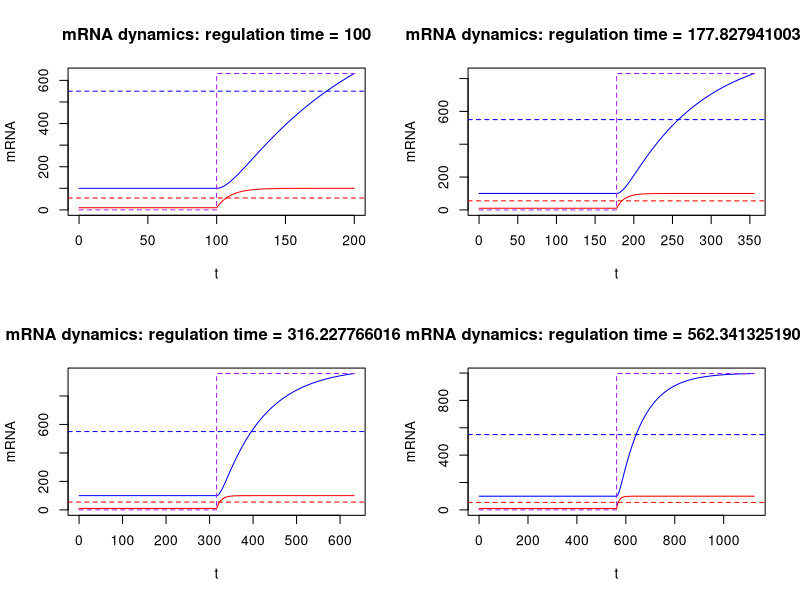
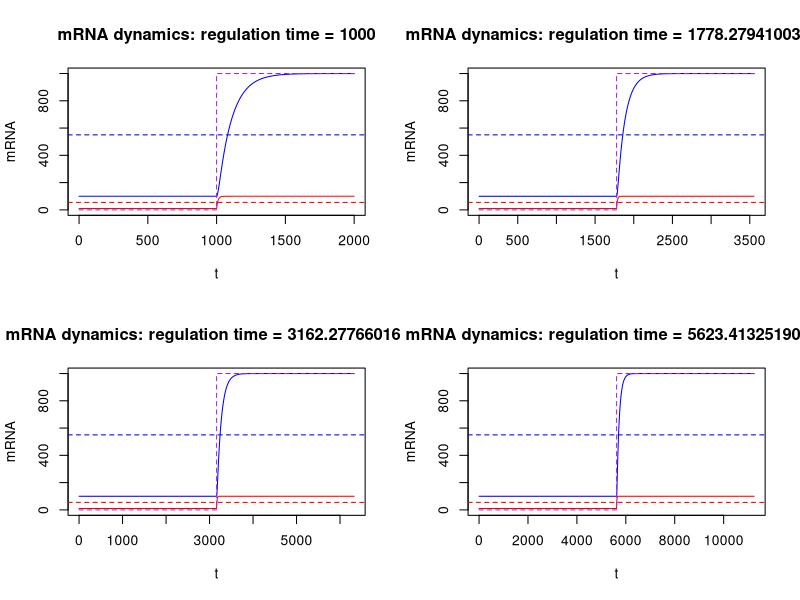
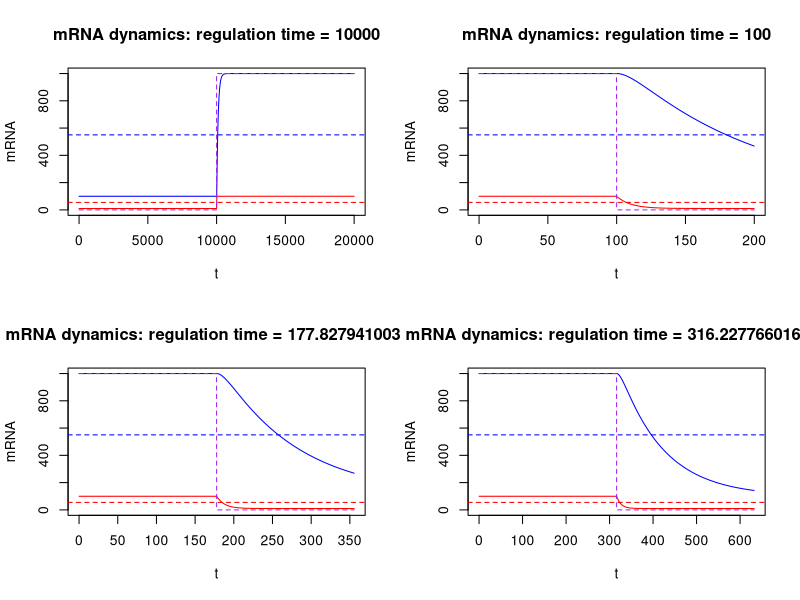
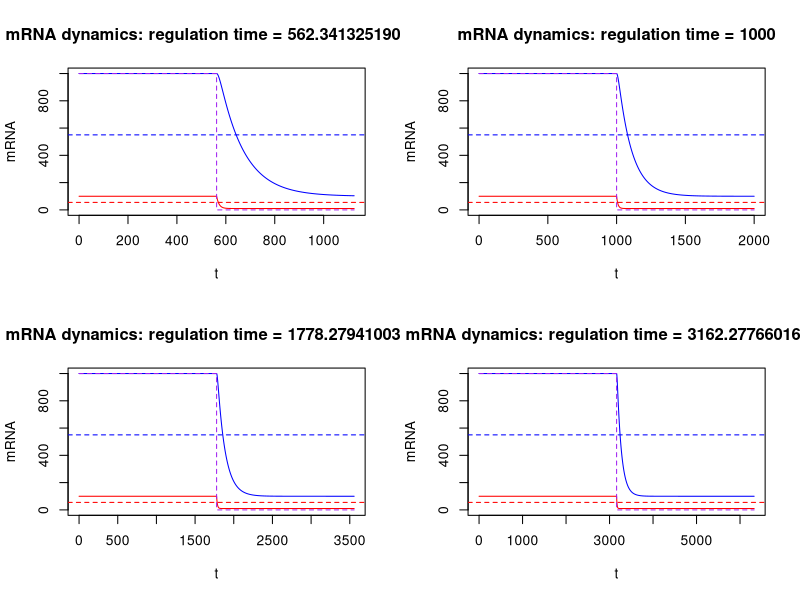
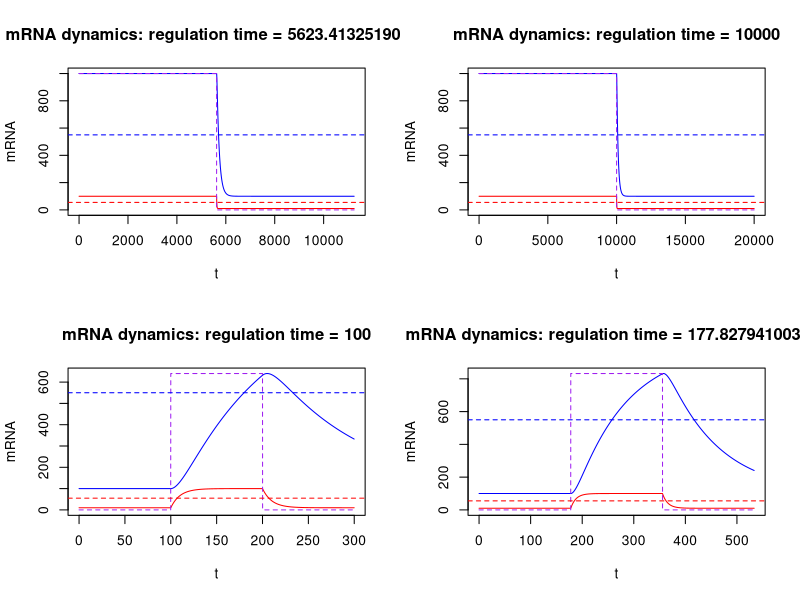
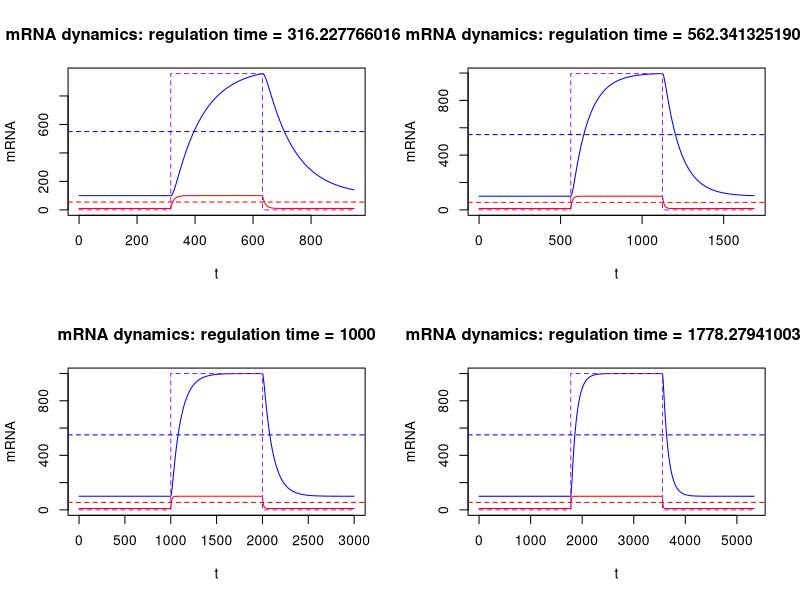
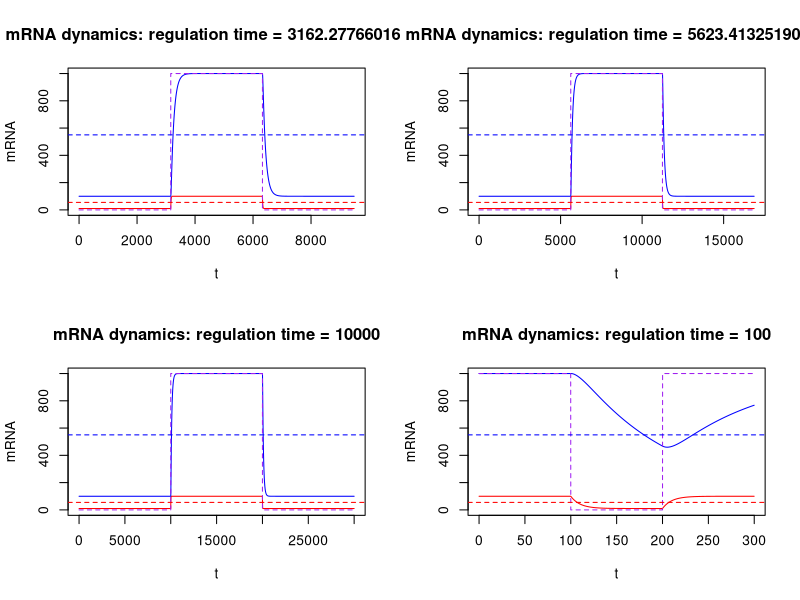
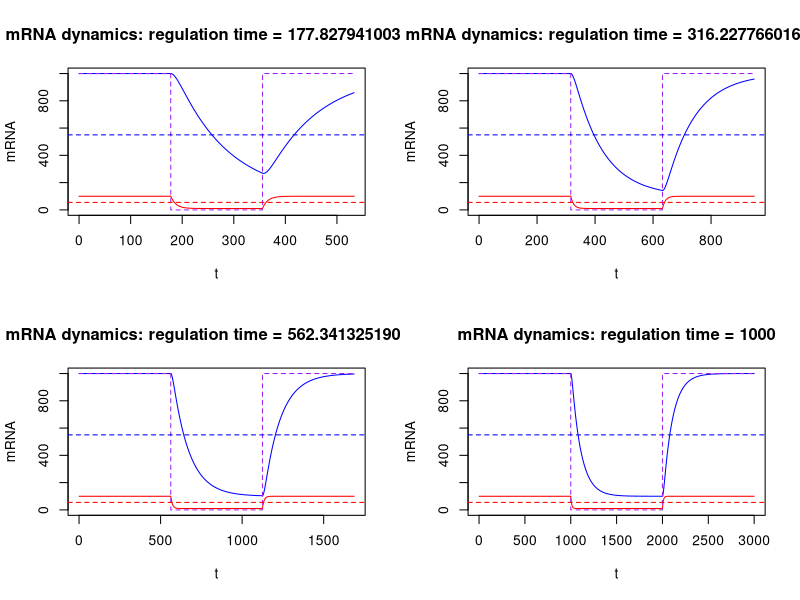

R code for these plots, in order: (Note: a time limit stopped this script after it produced the figures.)
# Consider 4 types of regulation   # 2021/4/30
# analytical solution for unspliced mRNA
uA = function(t,alpha,beta,u0){
  return(alpha / beta * (1 - exp(- beta * t)) + u0 * exp(- beta * t))
}
# analytical solution for spliced mRNA
sA = function(t,alpha,beta,gamma,u0,s0){
  egt = exp(-gamma*t)
  if(beta-gamma==0){
    return(s0 * egt + alpha/gamma * (1-egt) + (beta * u0-alpha)*t*egt)
  }
  return(s0 * egt + alpha/gamma * (1-egt) + (beta * u0-alpha)/(beta - gamma)*(egt-exp(-beta * t)))
}
# calculate correlation between transcription activity and mRNA abundance
trans_act = function(t,t1,t2,t3){
  if(t<t1|t>t2){
    return(0)
  }else{
    return(1)
  }
}

# Type 1: Up
# t: 0-t1, alpha = alpha1; t: t1-t2, alpha = alpha2
Type_1_fun = function(t1,t2,t3,deltat = 0.01,alpha1,alpha2,beta,gamma,u0= alpha1/beta,s0= alpha1/gamma){
  # part 1 t:0-t1, alpha = alpha1
  t.part1 = seq(0,t1-deltat,deltat)
  u.part1 = uA(t.part1,alpha = alpha1,beta,u0)
  s.part1 = sA(t.part1,alpha = alpha1,beta,gamma,u0,s0)
  
  # part 2 t:t1-t2, alpha = alpha2
  u0.part2 = u.part1[length(u.part1)]
  s0.part2 = s.part1[length(s.part1)]
  t.part2 = seq(t1,t2-deltat,deltat)
  u.part2 = uA(t.part2-t1,alpha = alpha2,beta,u0)
  s.part2 = sA(t.part2-t1,alpha = alpha2,beta,gamma,u0,s0)
  
  # combine 2 parts
  t = c(t.part1,t.part2)
  ut = c(u.part1,u.part2)
  st = c(s.part1,s.part2)
  
  # return dataframe
  df = data.frame(t = t, ut = ut, st = st)
  return(df)
} 
# Type 2: Down
# t: 0-t1, alpha = alpha2; t: t1-t2, alpha = alpha1
Type_2_fun = function(t1,t2,t3,deltat = 0.01,alpha1,alpha2,beta,gamma,u0= alpha2/beta,s0= alpha2/gamma){
  # part 1 t:0-t1, alpha = alpha1
  t.part1 = seq(0,t1-deltat,deltat)
  u.part1 = uA(t.part1,alpha = alpha2,beta,u0)
  s.part1 = sA(t.part1,alpha = alpha2,beta,gamma,u0,s0)
  
  # part 2 t:t1-t2, alpha = alpha2
  u0.part2 = u.part1[length(u.part1)]
  s0.part2 = s.part1[length(s.part1)]
  t.part2 = seq(t1,t2-deltat,deltat)
  u.part2 = uA(t.part2-t1,alpha = alpha1,beta,u0)
  s.part2 = sA(t.part2-t1,alpha = alpha1,beta,gamma,u0,s0)
  
  # combine 2 parts
  t = c(t.part1,t.part2)
  ut = c(u.part1,u.part2)
  st = c(s.part1,s.part2)
  
  # return dataframe
  df = data.frame(t = t, ut = ut, st = st)
  return(df)
} 
# Type 3: Up and Down
# t: 0-t1, alpha = alpha1; t: t1-t2, alpha = alpha2; t: t2-t3, alpha = alpha1
Type_3_fun = function(t1,t2,t3,deltat = 0.01,alpha1,alpha2,beta,gamma,u0= alpha1/beta,s0= alpha1/gamma){
  # part 1 t:0-t1, alpha = alpha1
  t.part1 = seq(0,t1-deltat,deltat)
  u.part1 = uA(t.part1,alpha = alpha1,beta,u0)
  s.part1 = sA(t.part1,alpha = alpha1,beta,gamma,u0,s0)
  
  # part 2 t:t1-t2, alpha = alpha2
  u0.part2 = u.part1[length(u.part1)]
  s0.part2 = s.part1[length(s.part1)]
  t.part2 = seq(t1,t2-deltat,deltat)
  u.part2 = uA(t.part2-t1,alpha = alpha2,beta,u0)
  s.part2 = sA(t.part2-t1,alpha = alpha2,beta,gamma,u0,s0)
  
  # part 3 t: t2-t3, alpha = alpha1
  u0.part3 = u.part2[length(u.part2)]
  s0.part3 = s.part2[length(s.part2)]
  t.part3 = seq(t2,t3-deltat,deltat)
  u.part3 = uA(t.part3-t2,alpha = alpha1,beta,u0.part3)
  s.part3 = sA(t.part3-t2,alpha = alpha1,beta,gamma,u0.part3,s0.part3)
  
  # combine 3 parts
  t = c(t.part1,t.part2,t.part3)
  ut = c(u.part1,u.part2,u.part3)
  st = c(s.part1,s.part2,s.part3)
  
  # return dataframe
  df = data.frame(t = t, ut = ut, st = st)
  return(df)
}
# Type 4: Down and Up
# t: 0-t1, alpha = alpha2; t: t1-t2, alpha = alpha1; t: t2-t3, alpha = alpha2
Type_4_fun = function(t1,t2,t3,deltat = 0.01,alpha1,alpha2,beta,gamma,u0= alpha2/beta,s0= alpha2/gamma){
  # part 1 t:0-t1, alpha = alpha1
  t.part1 = seq(0,t1-deltat,deltat)
  u.part1 = uA(t.part1,alpha = alpha2,beta,u0)
  s.part1 = sA(t.part1,alpha = alpha2,beta,gamma,u0,s0)
  
  # part 2 t:t1-t2, alpha = alpha2
  u0.part2 = u.part1[length(u.part1)]
  s0.part2 = s.part1[length(s.part1)]
  t.part2 = seq(t1,t2-deltat,deltat)
  u.part2 = uA(t.part2-t1,alpha = alpha1,beta,u0)
  s.part2 = sA(t.part2-t1,alpha = alpha1,beta,gamma,u0,s0)
  
  # part 3 t: t2-t3, alpha = alpha1
  u0.part3 = u.part2[length(u.part2)]
  s0.part3 = s.part2[length(s.part2)]
  t.part3 = seq(t2,t3-deltat,deltat)
  u.part3 = uA(t.part3-t2,alpha = alpha2,beta,u0.part3)
  s.part3 = sA(t.part3-t2,alpha = alpha2,beta,gamma,u0.part3,s0.part3)
  
  # combine 3 parts
  t = c(t.part1,t.part2,t.part3)
  ut = c(u.part1,u.part2,u.part3)
  st = c(s.part1,s.part2,s.part3)
  
  # return dataframe
  df = data.frame(t = t, ut = ut, st = st)
  return(df)
}

# calculate accuracy
cal_accuracy = function(a,b){
  df = cbind(a,b)
  TP = length(which(rowSums(df)==2))
  TN = length(which(rowSums(df)==0))
  accuracy = (TP+TN)/nrow(df)
  return(accuracy)
}

# parameters
if(T){
  regtime = 1000
  t1 = regtime
  deltat2 = regtime
  deltat3 = regtime
  t2 = t1 + deltat2
  t3 = t2 + deltat3
  deltat = 0.01
  alpha1 = 1
  alpha2 = 10
  beta = 0.1
  gamma = 0.01
}
par(mfrow = c(2,2))
type_id = 3
for(type_id in 1:4){
  # calculate
  if(T){
    type_funs = list(Type_1_fun,Type_2_fun,Type_3_fun,Type_4_fun)
    result = type_funs[[type_id]](t1,t2,t3,deltat,alpha1,alpha2,beta,gamma)
    t = result$t
    ut = result$ut
    st = result$st
    trans_a = sapply(t,trans_act,t1,t2,t3)
    if(type_id ==2|type_id==4){trans_a = 1-trans_a}  # change active or inactive 
    
    # calculate accuracy
    thr = (alpha1+alpha2)/2/beta
    ut.bina = as.numeric(ut>=thr)
    thr = (alpha1+alpha2)/2/gamma
    st.bina = as.numeric(st>=thr)
    
    u.acc = cal_accuracy(ut.bina,trans_a)
    s.acc = cal_accuracy(st.bina,trans_a)
    # theoretical accuracy
    if(type_id ==1|type_id==2){
      u.acc.thr = 1- log(2)/beta/t2
      s.acc.thr = 1- log(2)/gamma/t2
    }else{
      u.acc.thr = 1- 2*log(2)/beta/t3
      s.acc.thr = 1- 2*log(2)/gamma/t3
    }
      
    
  }
  # plot
  pdf("mRNA dynamics ODE.pdf",width = 7, height = 7)
  if(T){
    # mRNA dynamics
    plot(t,ut,ylim = c(0,max(st,ut)),type = "l",col = "red",ylab = "mRNA",
         main = paste("mRNA dynamics: regulation time =",regtime,sep = " "))
    points(t,st,col = "blue",type = "l")
    points(t,max(st,ut)*trans_a,col = "purple",type = "l",lty = 2)
    cols = c("red","blue")
    
    # legend("topleft",c("u ( t )","s ( t )"),text.col = cols,col = cols,lty = 1)
    # abline(h = (alpha1+alpha2)/2/beta,col = "red",lty = 2)
    # abline(h = (alpha1+alpha2)/2/gamma,col = "blue",lty = 2)
    
  }
  dev.off()
  
  # plot accuracy
  if(F){
    barplot(height = c(u.acc,u.acc.thr,s.acc,s.acc.thr),names.arg = c("pre-mRNA","theory","mRNA","theory"),
            col = c("red","red","blue","blue"),ylim = c(0,1),main = "accuracy")
    
    abline(h = 1,col = "purple",lty = 2)
  }
}

# Use Type 3 function: Up and Down
# Investigate the effect of regulation time (regtime)
# consider varied timescale of transcription regulation
type_id = 3
par(mfrow = c(2,2))
type_funs = list(Type_1_fun,Type_2_fun,Type_3_fun,Type_4_fun)
for(type_id in 1:4){
  df = NULL
  for(regtime in 10**seq(2,4,0.25)){
    t1 = regtime
    deltat2 = regtime
    deltat3 = regtime
    t2 = t1 + deltat2
    t3 = t2 + deltat3
    deltat = 0.1
    result = type_funs[[type_id]](t1,t2,t3,deltat,alpha1,alpha2,beta,gamma)
    t = result$t
    ut = result$ut
    st = result$st
    trans_a = sapply(t,trans_act,t1,t2,t3)
    if(type_id ==2|type_id==4){trans_a = 1-trans_a}  # change active or inactive 
    
    # calculate accuracy
    thr = (alpha1+alpha2)/2/beta
    ut.bina = as.numeric(ut>=thr)
    thr = (alpha1+alpha2)/2/gamma
    st.bina = as.numeric(st>=thr)
    
    u.acc = cal_accuracy(ut.bina,trans_a)
    s.acc = cal_accuracy(st.bina,trans_a)
    # theoretical accuracy
    if(type_id ==1|type_id==2){
      u.acc.thr = 1- log(2)/beta/t2
      s.acc.thr = 1- log(2)/gamma/t2
    }else{
      u.acc.thr = 1- 2*log(2)/beta/t3
      s.acc.thr = 1- 2*log(2)/gamma/t3
    }
    
    df = rbind(df,c(regtime,u.acc,s.acc,u.acc.thr,s.acc.thr))
    print(paste(regtime,sep = " "))
    
    # plot mRNA dynamics
    if(T){
      # mRNA dynamics
      plot(t,ut,ylim = c(0,max(st,ut)),type = "l",col = "red",ylab = "mRNA",
           main = paste("mRNA dynamics: regulation time =",regtime,sep = " "))
      points(t,st,col = "blue",type = "l")
      points(t,max(st,ut)*trans_a,col = "purple",type = "l",lty = 2)
      cols = c("red","blue")
      
      # legend("topleft",c("u ( t )","s ( t )"),text.col = cols,col = cols,lty = 1)
      abline(h = (alpha1+alpha2)/2/beta,col = "red",lty = 2)
      abline(h = (alpha1+alpha2)/2/gamma,col = "blue",lty = 2)
      
    }
  }
  df = as.data.frame(df)
  colnames(df) = c("regtime","u.acc","s.acc","u.acc.thr","s.acc.thr")
  
  
  pdf("accuracy_regtime.pdf",width = 7, height = 7)
  
  # plot for df accuracy
  if(T){
    par(mfrow = c(1,1))
    t_alpha = df[,1]
    plot(t_alpha,df$u.acc,col = "red", type = "b",main = "effect of regulation time", log = "x",ylim = c(0.6,1),
         xlab = "regulation time", ylab = "accuracy")
    points(t_alpha,df$s.acc,col = "blue",type = "b")
    abline(h = 1,col = "purple",lty = 2)
    
    # points(t_alpha,df$u.acc.thr,col = "red", type = "b",ylim = c(0,1),pch = 2)
    # points(t_alpha,df$s.acc.thr,col = "blue",type = "b",pch = 2)
    
    # cols = c("red","red","blue","blue")
    # pchs = c(1,2,1,2)
    # legend("bottomright",c("u","u.thr","s","s.thr"),text.col = cols,col = cols,lty = 1,pch = pchs)
    cols = c("red","blue")
    legend("bottomright",c("u","s"),text.col = cols,col = cols,lty = c(1,1),inset = 0.05,cex = 1.3)
  }
  dev.off()
}

# Investigate the effect of parameters
# parameters: beta, gamma: 2**0*0.01,...,2**10*0.01
df = NULL
for(beta in 2**seq(-10,1,1)){
  for(gamma in 2**seq(-10,1,1)){
    type_id = 3
    result = type_funs[[type_id]](t1,t2,t3,deltat,alpha1,alpha2,beta,gamma)
    t = result$t
    ut = result$ut
    st = result$st
    trans_a = sapply(t,trans_act,t1,t2,t3)
    if(type_id ==2|type_id==4){trans_a = 1-trans_a}  # change active or inactive 
    
    # calculate accuracy
    thr = (alpha1+alpha2)/2/beta
    ut.bina = as.numeric(ut>=thr)
    thr = (alpha1+alpha2)/2/gamma
    st.bina = as.numeric(st>=thr)
    
    u.acc = cal_accuracy(ut.bina,trans_a)
    s.acc = cal_accuracy(st.bina,trans_a)
    # theoretical accuracy
    if(type_id ==1|type_id==2){
      u.acc.thr = 1- log(2)/beta/t2
      s.acc.thr = 1- log(2)/gamma/t2
    }else{
      u.acc.thr = 1- 2*log(2)/beta/t3
      s.acc.thr = 1- 2*log(2)/gamma/t3
    }
    
    df = rbind(df,c(beta,gamma,u.acc,s.acc,u.acc.thr,s.acc.thr))
    print(paste(beta,gamma,sep = " "))
  }
}
df = as.data.frame(df)
colnames(df) = c("beta","gamma","u.acc","s.acc","u.acc.thr","s.acc.thr")
# ggplot for accuracy
if(T){
  library(ggplot2)
  u.acc = df$u.acc
  s.acc = df$s.acc
  
  # plot for u.cor and s.cor
  project = log10(df[,1:2])
  colnames(project) = c("log10_beta","log10_gamma")
  project.new <- cbind(as.data.frame(project), u.acc=u.acc,s.acc = s.acc)
  head(project.new)
  # plot for u.acc
  p = ggplot(project.new, aes(x=log10_gamma, y=log10_beta,color = u.acc)) + geom_point(size = 10)
  p = p + scale_color_gradient2(low = "blue", mid = "white", high = "red")
  p
  # plot for s.acc
  p = ggplot(project.new, aes(x=log10_gamma, y=log10_beta,color = s.acc)) + geom_point(size = 10)
  p = p + scale_color_gradient2(low = "blue", mid = "white", high = "red")
  p
  # plot for u.acc - s.acc
  dif = u.acc - s.acc
  p = ggplot(project.new, aes(x=log10_gamma, y=log10_beta,color = dif)) + geom_point(size = 10)
  p = p + scale_color_gradient2(low = "blue", mid = "white", high = "red")
  p
  
  ###  compare simulation results with theory
  # Effect of beta
  plot(df$beta,df$s.acc,col = "blue",log = "x",ylim = c(0,1),xlab = "beta",ylab = "accuracy",main ="Effect of beta")
  # lines(df$beta,1 - 2*log(2)/df$beta/t3,col = "red",lty = 2,pch = 2,type = "b")
  points(df$beta,df$u.acc,col = "red",type = "b")
  abline(h = 1,col = "purple",lty = 2)
  
  # Effect of gamma
  plot(df$gamma,df$s.acc,col = "blue",log = "x",ylim = c(0,1),xlab = "gamma",ylab = "accuracy",main ="Effect of gamma")
  lines(unique(df$gamma),1 - 2*log(2)/unique(df$gamma)/t3,col = "blue",lty = 2,pch = 2,type = "b")
  points(df$gamma,df$u.acc,col = "red",type = "p")
  abline(h = 1,col = "purple",lty = 2)
  
  # Select subset
  id = which(df$beta>2*df$gamma)
  plot(df$beta[id],df$s.acc[id],col = "blue",log = "x",ylim = c(0,1),xlab = "beta",ylab = "accuracy",main ="Effect of beta")
  points(df$beta[id],df$s.acc.thr[id],col = "blue",pch = 2)
  
}
